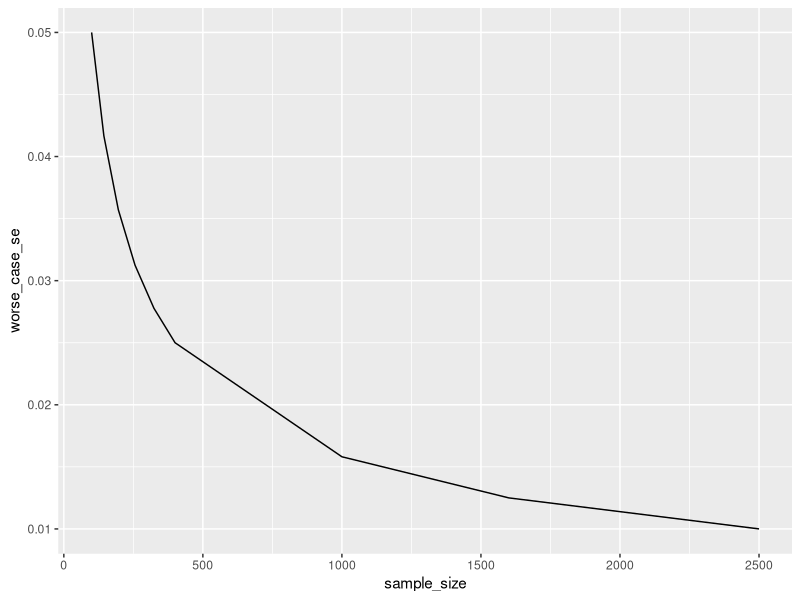

The R source for this figure:
## ---- chunk 1
knitr::opts_chunk$set(comment=NA, fig.width=3, fig.height=2, fig.align = "center",
                      message=FALSE, warning=FALSE)

library(tidyverse)
library(kableExtra)
## ---- chunk 2
sample_size <- c(100, 144, 196, 256, 324, 400, 1000, 1600, 2500)
worst_case_sd <- 0.5
worse_case_se <- 0.5/sqrt(sample_size)

data <- data.frame(sample_size, worse_case_se)

ggplot(data, aes(x = sample_size, y = worse_case_se)) + 
  geom_line()
